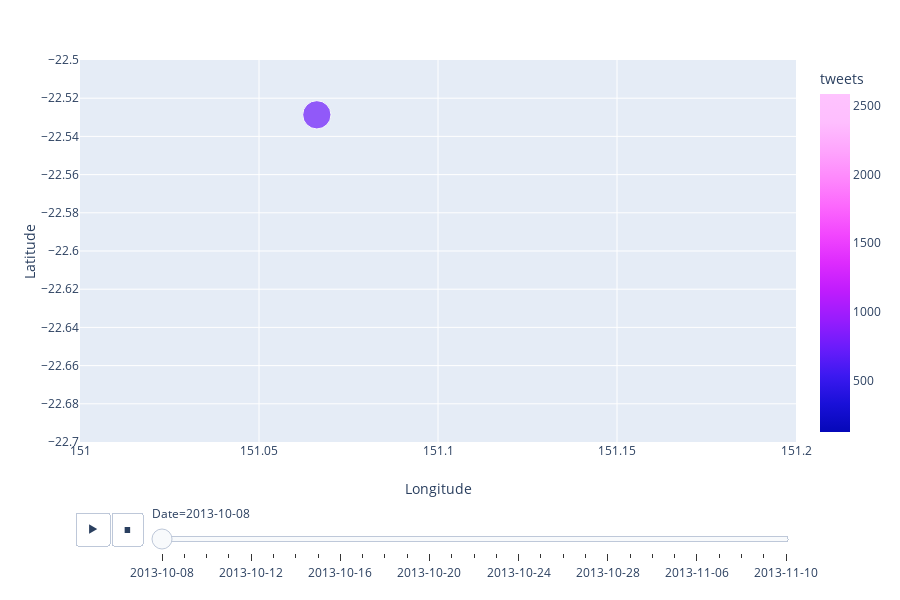

The notebook cell this image was saved under:
### Code cell
px.scatter(Aus1_1, x='Longitude', y='Latitude', range_x=[151.0, 151.2],\
           range_y=[-22.7, -22.5], animation_frame='Date', color='tweets', size = 'Longitude', size_max = 20)

### Figure 1 — Plotly figure (JSON) as saved in the notebook; plotly's stock layout.template omitted (floating-point values rounded to 4 significant figures)
{"data": [{"hoverlabel": {"namelength": 0}, "hovertemplate": "Date=2013-10-08<br>Longitude=%{marker.size}<br>Latitude=%{y}<br>tweets=%{marker.color}", "legendgroup": "", "marker": {"cmax": 2585, "cmin": 127, "color": [756], "colorbar": {"title": {"text": "tweets"}}, "colorscale": [[0, "#0508b8"], [0.08333, "#1910d8"], [0.1667, "#3c19f0"], [0.25, "#6b1cfb"], [0.3333, "#981cfd"], [0.4167, "#bf1cfd"], [0.5, "#dd2bfd"], [0.5833, "#f246fe"], [0.6667, "#fc67fd"], [0.75, "#fe88fc"], [0.8333, "#fea5fd"], [0.9167, "#febefe"], [1, "#fec3fe"]], "showscale": true, "size": [151.1], "sizemode": "area", "sizeref": 0.3778, "symbol": "circle"}, "mode": "markers", "name": "", "showlegend": false, "type": "scatter", "uid": "acecc140-36b9-43bc-92df-2404c68f37e3", "x": [151.1], "xaxis": "x", "y": [-22.53], "yaxis": "y"}], "layout": {"grid": {"xaxes": ["x"], "xgap": 0.1, "xside": "bottom", "yaxes": ["y"], "ygap": 0.1, "yside": "left"}, "height": 600, "legend": {"itemsizing": "constant", "tracegroupgap": 0}, "margin": {"t": 60}, "sliders": [{"active": 0, "currentvalue": {"prefix": "Date="}, "len": 0.9, "pad": {"b": 10, "t": 60}, "steps": [{"args": [["2013-10-08"], {"frame": {"duration": 0, "redraw": false}, "fromcurrent": true, "mode": "immediate", "transition": {"duration": 0, "easing": "linear"}}], "label": "2013-10-08", "method": "animate"}, {"args": [["2013-10-09"], {"frame": {"duration": 0, "redraw": false}, "fromcurrent": true, "mode": "immediate", "transition": {"duration": 0, "easing": "linear"}}], "label": "2013-10-09", "method": "animate"}, {"args": [["2013-10-10"], {"frame": {"duration": 0, "redraw": false}, "fromcurrent": true, "mode": "immediate", "transition": {"duration": 0, "easing": "linear"}}], "label": "2013-10-10", "method": "animate"}, {"args": [["2013-10-11"], {"frame": {"duration": 0, "redraw": false}, "fromcurrent": true, "mode": "immediate", "transition": {"duration": 0, "easing": "linear"}}], "label": "2013-10-11", "method": "animate"}, {"args": [["2013-10-12"], {"frame": {"duration": 0, "redraw": false}, "fromcurrent": true, "mode": "immediate", "transition": {"duration": 0, "easing": "linear"}}], "label": "2013-10-12", "method": "animate"}, {"args": [["2013-10-13"], {"frame": {"duration": 0, "redraw": false}, "fromcurrent": true, "mode": "immediate", "transition": {"duration": 0, "easing": "linear"}}], "label": "2013-10-13", "method": "animate"}, {"args": [["2013-10-14"], {"frame": {"duration": 0, "redraw": false}, "fromcurrent": true, "mode": "immediate", "transition": {"duration": 0, "easing": "linear"}}], "label": "2013-10-14", "method": "animate"}, {"args": [["2013-10-15"], {"frame": {"duration": 0, "redraw": false}, "fromcurrent": true, "mode": "immediate", "transition": {"duration": 0, "easing": "linear"}}], "label": "2013-10-15", "method": "animate"}, {"args": [["2013-10-16"], {"frame": {"duration": 0, "redraw": false}, "fromcurrent": true, "mode": "immediate", "transition": {"duration": 0, "easing": "linear"}}], "label": "2013-10-16", "method": "animate"}, {"args": [["2013-10-17"], {"frame": {"duration": 0, "redraw": false}, "fromcurrent": true, "mode": "immediate", "transition": {"duration": 0, "easing": "linear"}}], "label": "2013-10-17", "method": "animate"}, {"args": [["2013-10-18"], {"frame": {"duration": 0, "redraw": false}, "fromcurrent": true, "mode": "immediate", "transition": {"duration": 0, "easing": "linear"}}], "label": "2013-10-18", "method": "animate"}, {"args": [["2013-10-19"], {"frame": {"duration": 0, "redraw": false}, "fromcurrent": true, "mode": "immediate", "transition": {"duration": 0, "easing": "linear"}}], "label": "2013-10-19", "method": "animate"}, {"args": [["2013-10-20"], {"frame": {"duration": 0, "redraw": false}, "fromcurrent": true, "mode": "immediate", "transition": {"duration": 0, "easing": "linear"}}], "label": "2013-10-20", "method": "animate"}, {"args": [["2013-10-21"], {"frame": {"duration": 0, "redraw": false}, "fromcurrent": true, "mode": "immediate", "transition": {"duration": 0, "easing": "linear"}}], "label": "2013-10-21", "method": "animate"}, {"args": [["2013-10-22"], {"frame": {"duration": 0, "redraw": false}, "fromcurrent": true, "mode": "immediate", "transition": {"duration": 0, "easing": "linear"}}], "label": "2013-10-22", "method": "animate"}, {"args": [["2013-10-23"], {"frame": {"duration": 0, "redraw": false}, "fromcurrent": true, "mode": "immediate", "transition": {"duration": 0, "easing": "linear"}}], "label": "2013-10-23", "method": "animate"}, {"args": [["2013-10-24"], {"frame": {"duration": 0, "redraw": false}, "fromcurrent": true, "mode": "immediate", "transition": {"duration": 0, "easing": "linear"}}], "label": "2013-10-24", "method": "animate"}, {"args": [["2013-10-25"], {"frame": {"duration": 0, "redraw": false}, "fromcurrent": true, "mode": "immediate", "transition": {"duration": 0, "easing": "linear"}}], "label": "2013-10-25", "method": "animate"}, {"args": [["2013-10-26"], {"frame": {"duration": 0, "redraw": false}, "fromcurrent": true, "mode": "immediate", "transition": {"duration": 0, "easing": "linear"}}], "label": "2013-10-26", "method": "animate"}, {"args": [["2013-10-27"], {"frame": {"duration": 0, "redraw": false}, "fromcurrent": true, "mode": "immediate", "transition": {"duration": 0, "easing": "linear"}}], "label": "2013-10-27", "method": "animate"}, {"args": [["2013-10-28"], {"frame": {"duration": 0, "redraw": false}, "fromcurrent": true, "mode": "immediate", "transition": {"duration": 0, "easing": "linear"}}], "label": "2013-10-28", "method": "animate"}, {"args": [["2013-10-29"], {"frame": {"duration": 0, "redraw": false}, "fromcurrent": true, "mode": "immediate", "transition": {"duration": 0, "easing": "linear"}}], "label": "2013-10-29", "method": "animate"}, {"args": [["2013-10-30"], {"frame": {"duration": 0, "redraw": false}, "fromcurrent": true, "mode": "immediate", "transition": {"duration": 0, "easing": "linear"}}], "label": "2013-10-30", "method": "animate"}, {"args": [["2013-10-31"], {"frame": {"duration": 0, "redraw": false}, "fromcurrent": true, "mode": "immediate", "transition": {"duration": 0, "easing": "linear"}}], "label": "2013-10-31", "method": "animate"}, {"args": [["2013-11-06"], {"frame": {"duration": 0, "redraw": false}, "fromcurrent": true, "mode": "immediate", "transition": {"duration": 0, "easing": "linear"}}], "label": "2013-11-06", "method": "animate"}, {"args": [["2013-11-07"], {"frame": {"duration": 0, "redraw": false}, "fromcurrent": true, "mode": "immediate", "transition": {"duration": 0, "easing": "linear"}}], "label": "2013-11-07", "method": "animate"}, {"args": [["2013-11-08"], {"frame": {"duration": 0, "redraw": false}, "fromcurrent": true, "mode": "immediate", "transition": {"duration": 0, "easing": "linear"}}], "label": "2013-11-08", "method": "animate"}, {"args": [["2013-11-09"], {"frame": {"duration": 0, "redraw": false}, "fromcurrent": true, "mode": "immediate", "transition": {"duration": 0, "easing": "linear"}}], "label": "2013-11-09", "method": "animate"}, {"args": [["2013-11-10"], {"frame": {"duration": 0, "redraw": false}, "fromcurrent": true, "mode": "immediate", "transition": {"duration": 0, "easing": "linear"}}], "label": "2013-11-10", "method": "animate"}], "x": 0.1, "xanchor": "left", "y": 0, "yanchor": "top"}], "updatemenus": [{"buttons": [{"args": [null, {"frame": {"duration": 500, "redraw": false}, "fromcurrent": true, "mode": "immediate", "transition": {"duration": 500, "easing": "linear"}}], "label": "&#9654;", "method": "animate"}, {"args": [[null], {"frame": {"duration": 0, "redraw": false}, "fromcurrent": true, "mode": "immediate", "transition": {"duration": 0, "easing": "linear"}}], "label": "&#9724;", "method": "animate"}], "direction": "left", "pad": {"r": 10, "t": 70}, "showactive": false, "type": "buttons", "x": 0.1, "xanchor": "right", "y": 0, "yanchor": "top"}], "xaxis": {"range": [151, 151.2], "title": {"text": "Longitude"}}, "yaxis": {"range": [-22.7, -22.5], "title": {"text": "Latitude"}}}}
